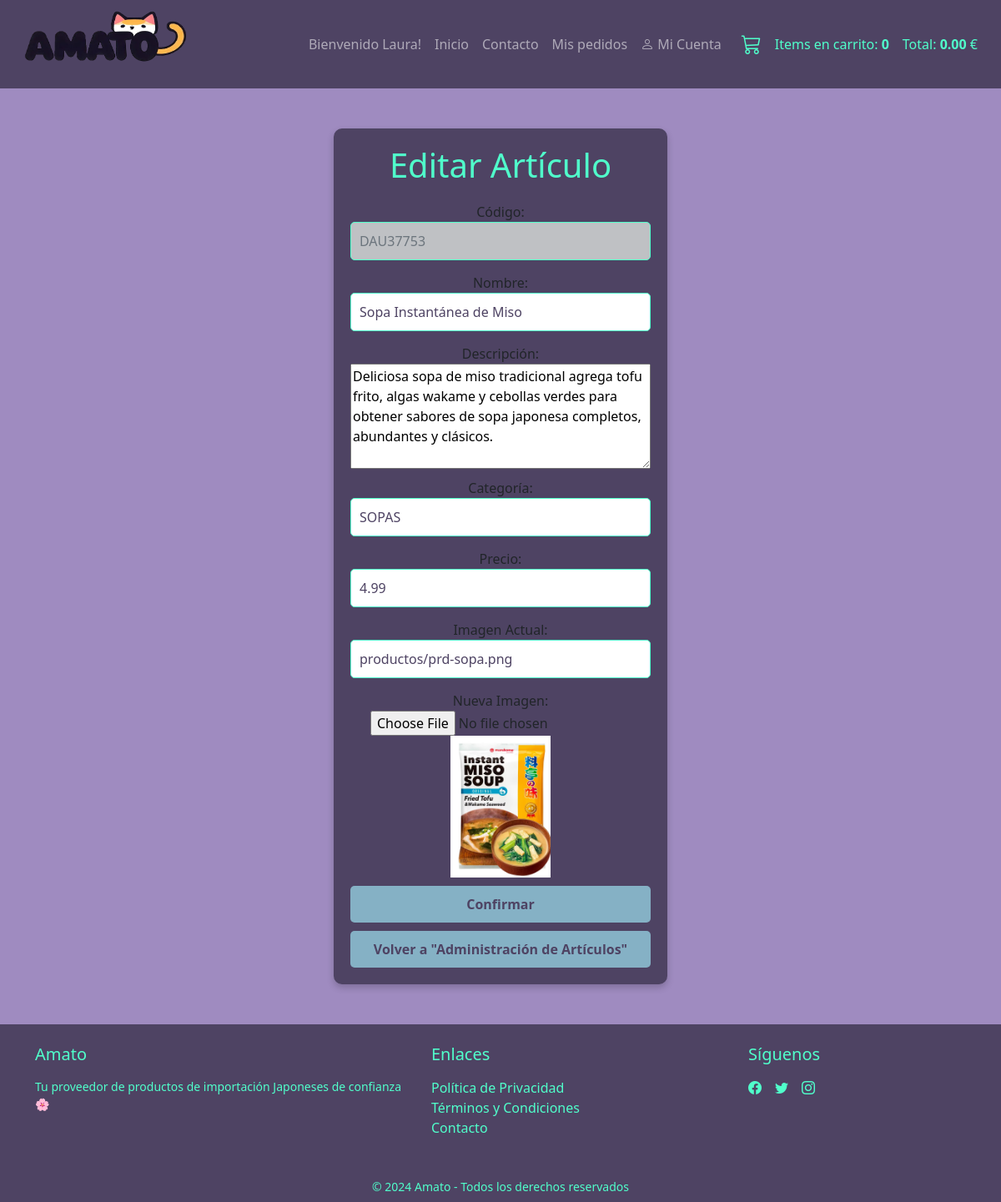
/modify_article.php?codigo=DAU37753 (signed in), run on the app's committed database.
### tables this page shows
CREATE TABLE `articulos` (
  `codigo` varchar(8) NOT NULL,
  `nombre` varchar(100) NOT NULL,
  `descripcion` varchar(500) NOT NULL,
  `categoria` varchar(40) NOT NULL,
  `precio` decimal(12,2) NOT NULL,
  `imagen` varchar(255) NOT NULL
);

### article_class.php (called while the page is built, shortened)
<?php
class Articulo
{
    private $codigo;
    private $nombre;
    private $descripcion;
    private $categoria;
    private $precio;
    private $imagen;
    public function __construct($codigo, $nombre, $descripcion, $categoria, $precio, $imagen)
    {
        $this->codigo = $codigo;
        $this->nombre = $nombre;
        $this->descripcion = $descripcion;
        $this->categoria = $categoria;
        $this->precio = $precio;
        $this->imagen = $imagen;
    }
    public function getCodigo()
    {
        return $this->codigo;
    }
    public function getNombre()
    {
        return $this->nombre;
    }
    public function getDescripcion()
    {
        return $this->descripcion;
    }
    public function getCategoria()
    {
        return $this->categoria;
    }
    public function getPrecio()
    {
        return $this->precio;
    }
    public function getImagen()
    {
        return $this->imagen;
    }
    public static function obtenerCodigoArticulo($codigo)
    {
        $conn = conectar_db();
        if ($conn) {
            try {
                $stmt = $conn->prepare("SELECT * FROM articulos WHERE codigo = :codigo");
                $stmt->bindParam(':codigo', $codigo);
                $stmt->execute();
                if ($stmt->rowCount() > 0) {
                    $row = $stmt->fetch(PDO::FETCH_ASSOC);
                    return new Articulo(
                        $row['codigo'],
                        $row['nombre'],
                        $row['descripcion'],
                        $row['categoria'],
                        $row['precio'],
                        $row['imagen'],
                    );
                } else {
                    return null;
                }
            } catch (PDOException $e) {
                echo "Error al buscar cliente: " . $e->getMessage();
            } finally {
                $conn = null;
            }
        }
        return null;
    }
}

### modify_article.php (the view, shortened to what this page needs)
<?php
include("article_class.php");
if (isset($_GET["codigo"])) {
    $codigo = $_GET["codigo"];
    $articulo = Articulo::obtenerCodigoArticulo($codigo);
    if ($articulo) {
        $codigo = $articulo->getCodigo();
        $nombre = $articulo->getNombre();
        $descripcion = $articulo->getDescripcion();
        $categoria = $articulo->getCategoria();
        $precio = $articulo->getPrecio();
        $imagenActual = $articulo->getImagen();
    } else {
        echo "Error: No se pudo obtener el artículo.";
        exit();
    }
} else {
    echo "Error: Falta el valor de artículo.";
    exit();
}
?>
<!DOCTYPE html>
<html lang="es">
<head>
    <link rel="stylesheet" href="stylesheetcart.css">
    <link href="https://cdn.jsdelivr.net/npm/bootstrap@5.3.2/dist/css/bootstrap.min.css" rel="stylesheet">
    <link rel="stylesheet" href="https://cdn.jsdelivr.net/npm/bootstrap-icons@1.11.2/font/bootstrap-icons.min.css">
</head>
<body>
    <?php require('navbar.php') ?>
    <main class="py-5" style="display: flex; justify-content: center; align-items: center; min-height: 100vh; margin: 0; flex-direction: column;">
        <div id="contenedor">
            <h1 class="titulo">Editar Artículo</h1>
            <div class="formulario">
                <form method="POST" action="modify_article.php?codigo=<?php echo $codigo; ?>" enctype="multipart/form-data">
                    <label for="codigo">Código:</label>
                    <input type="text" name="codigo" value="<?php echo $codigo; ?>" disabled>
                    <label for="nombre">Nombre:</label>
                    <input type="text" name="nombre" maxlength="40" value="<?php echo $nombre; ?>" required>
                    <label for="descripcion">Descripción:</label>
                    <textarea name="descripcion" maxlength="255" required rows="5" style="width: 100%; box-sizing: border-box; margin-bottom: 5px;"><?php echo $descripcion; ?></textarea>
                    <label for="categoria">Categoría:</label>
                    <input type="text" name="categoria" maxlength="40" value="<?php echo $categoria; ?>" required>
                    <label for="precio">Precio:</label>
                    <input type="number" name="precio" step="0.01" min="0" max="999999999999.99" value="<?php echo $precio; ?>" required>
                    <label for="imagen">Imagen Actual:</label>
                    <input type="text" name="imagen" value="<?php echo $imagenActual; ?>" readonly>
                    <label for="nuevaImagen">Nueva Imagen:</label>
                    <input type="file" name="nuevaImagen" accept="image/*" onchange="validarArchivo(this)">
                    <div class="vista-previa">
                        <img src="<?php echo $imagenActual; ?>" alt="Vista previa de la imagen" style="width: 120px; height: 170px; object-fit: cover; display: block; margin: 0 auto;">
                    </div>
                    <button type="submit">Confirmar</button>
                </form>
                <div class="footer">
                    <button type="button" onclick="window.location.href='editor_articles.php'">Volver a "Administración de Artículos"</button>
                </div>
            </div>
        </div>
    </main>
    <?php require('footer.php'); ?>
</body>
</html>

### stylesheetcart.css (style rules this page uses)
html, body { font-family: Arial, Helvetica, sans-serif; background-color: #9f8bc0 !important; margin: 0; padding: 0; display: flex; flex-direction: column; min-height: 100vh; }
.navbar, .footer { background-color: #4e4363; color: rgb(80, 255, 203); }
#contenedor { max-width: 400px; width: 100%; padding: 20px; background-color: #4e4363; border-radius: 10px; box-shadow: 0 4px 8px rgba(0, 0, 0, 0.2); text-align: center; }
#contenedor h1.titulo { color: rgb(80, 255, 203); margin-bottom: 20px; text-align: center; }
.titulo { color: rgb(80, 255, 203); }
#contenedor input[type="text"], #contenedor input[type="email"], #contenedor input[type="password"], #contenedor input[type="tel"], #contenedor input[type="number"] { width: 100%; padding: 10px; margin-bottom: 15px; border: 1px solid rgb(80, 255, 203); border-radius: 5px; background-color: white; color: #4e4363; box-sizing: border-box; }
#contenedor input::placeholder { color: #4e4363; }
#contenedor input[type="text"]:disabled, #contenedor input[type="password"]:disabled, #contenedor input[type="email"]:disabled { background-color: #bfc1c4; color: #6c757d; cursor: not-allowed; }
#contenedor button[type="submit"], #contenedor button[type="button"] { width: 100%; padding: 10px; background-color: #85b1c5; color: #4e4363; border: none; border-radius: 5px; font-size: 16px; font-weight: bold; cursor: pointer; transition: background-color 0.3s; margin-top: 10px; }

### data on the page
articulos: codigo "DAU37753", nombre "Sopa Instantánea de Miso", descripcion "Deliciosa sopa de miso tradicional agrega tofu frito, algas wakame y cebollas verdes para obtener sabores de sopa japonesa completos, abundantes y clásicos.", categoria "SOPAS", precio "4.99", imagen "productos/prd-sopa.png", imagen (picture)

### other printed values
$_SESSION['usuario']['nombre'] "Laura"
